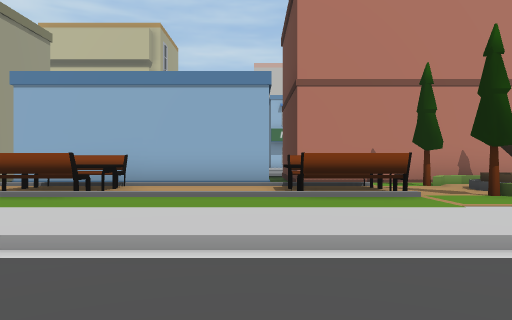
View 1 (above)

24 first-person views from a walk through a scene from a Unity 3-D project. The camera is 1.2 m above the floor, looks level and sees 70° across. The floor is counted in squares, 2 m on a side. Each view is taken from the middle of a square. On the plan, view 1 faces up. The plan holds only what a view shows up to about 10 squares ahead; the rest is blank. The place goes on beyond the plan. Some surface patterns are stand-ins.

View 2
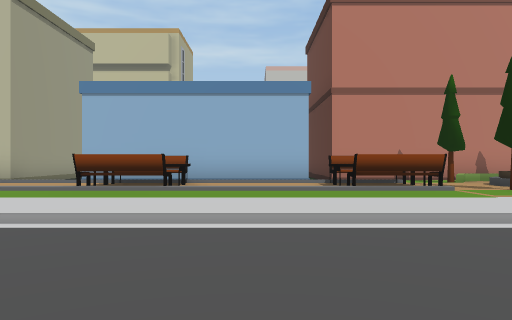

View 3
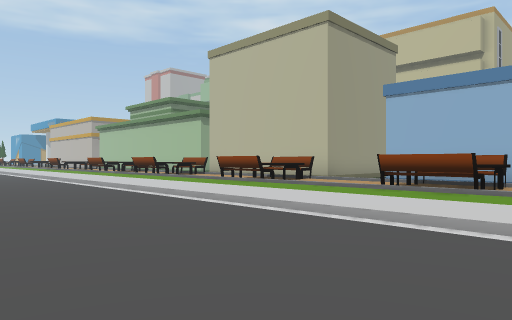

View 4
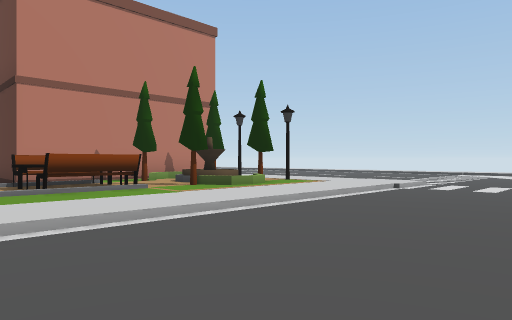

View 5
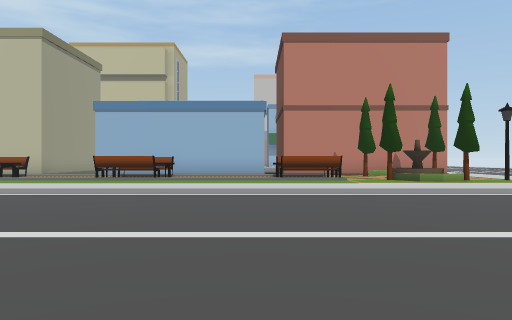

View 6
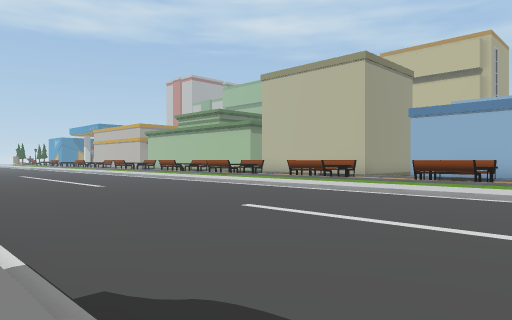

View 7
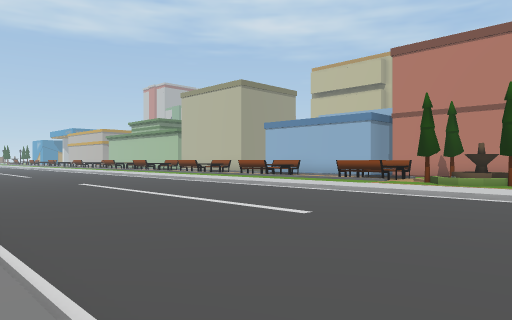

View 8
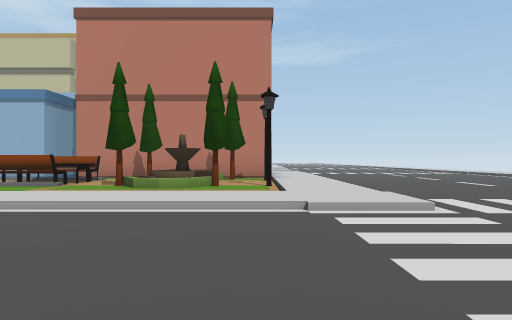

View 9
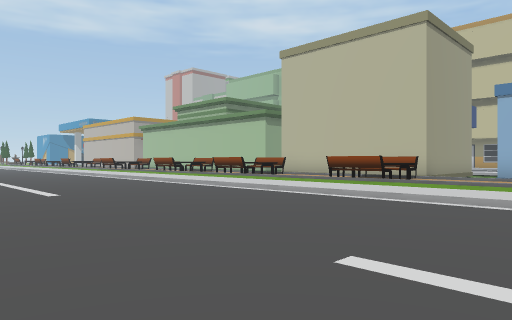

View 10
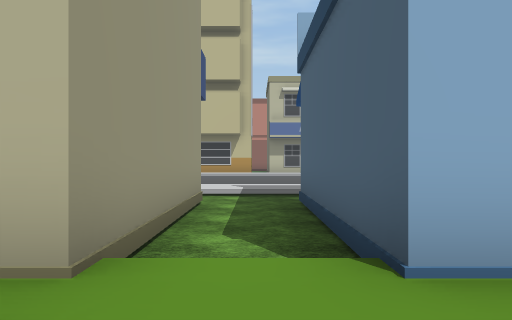

View 11
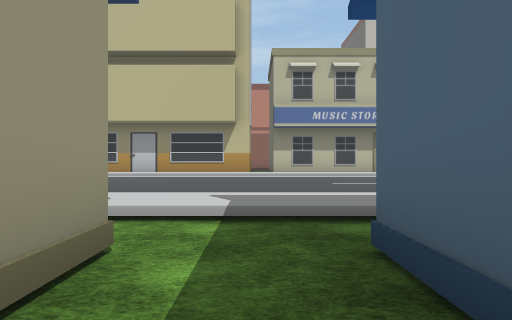

View 12
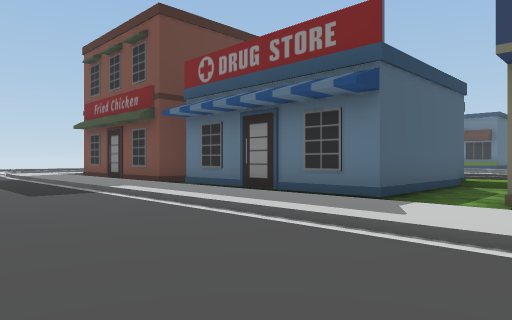

View 13
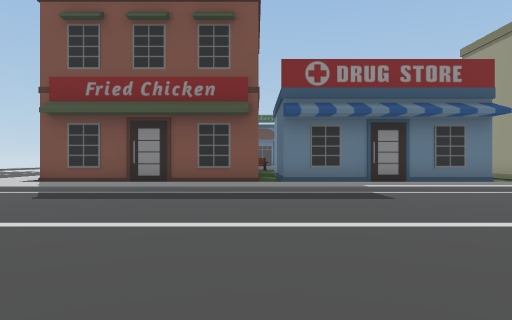

View 14
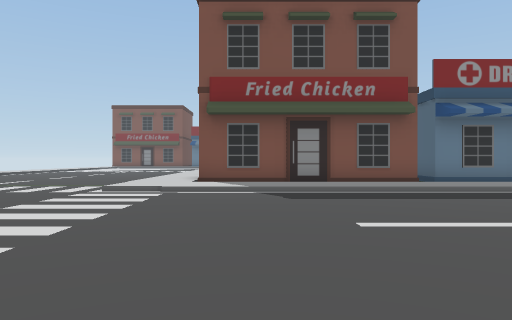

View 15
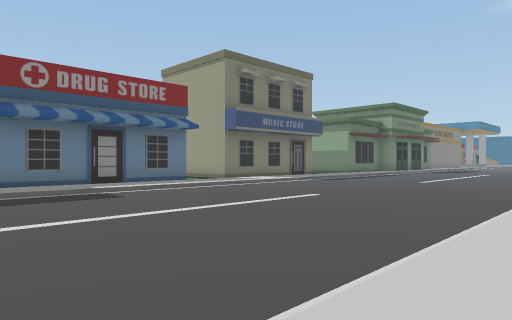

View 16
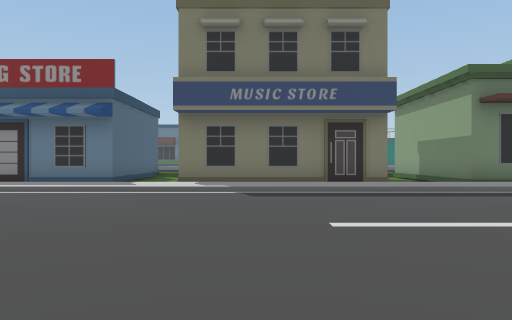

View 17
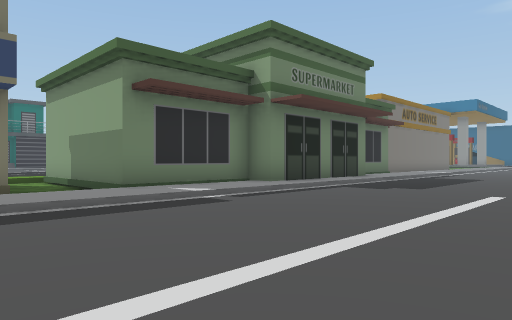

View 18
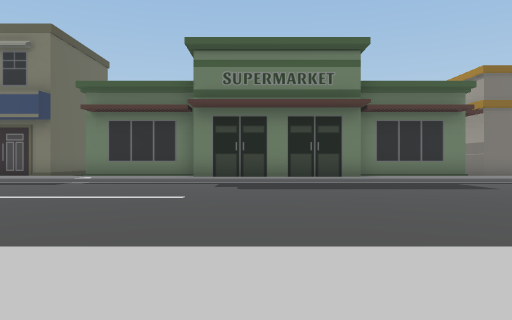

View 19
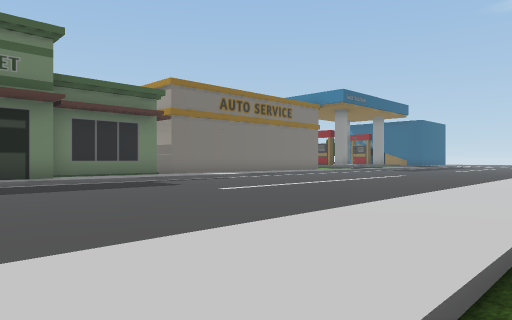

View 20
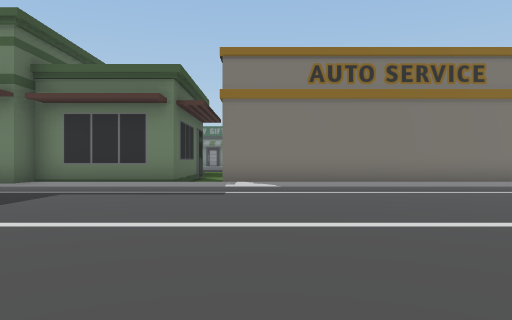

View 21
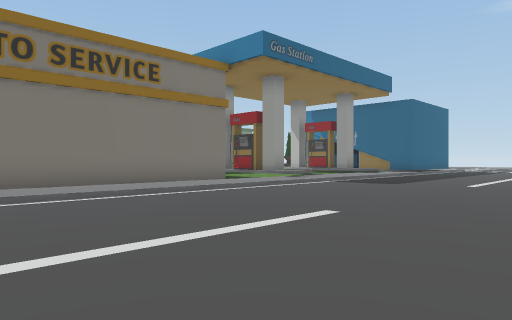

View 22
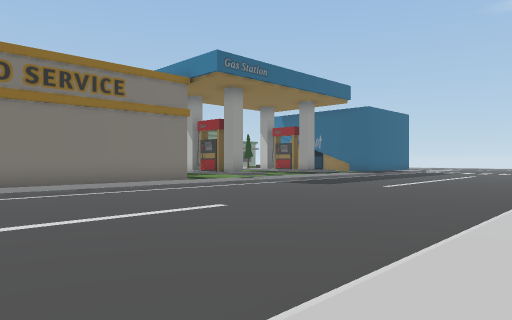

View 23
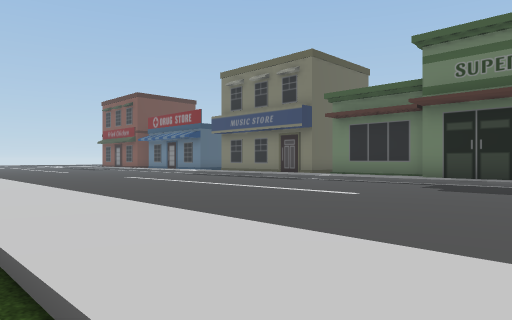

View 24
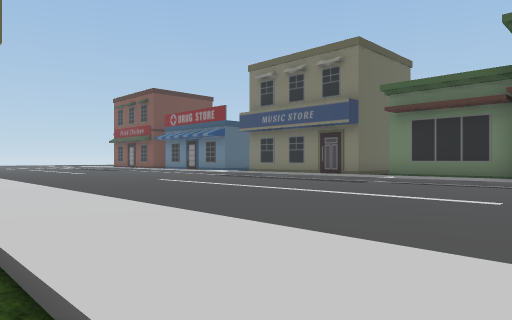

### Floor plan
Key: @ floor where view 1 was taken; # wall or solid block; . main floor; : floor 0.25 m higher than the main floor; / step, stairs or slope; ^ raised ledge; O other object.
Columns run from 38 left of view 1 to 7 right of it. Each row starts with its distance up from view 1.
 24                 ....... O
 23        :::::::::::::::::::::         ::::
 22   ////////////////////////////  ////////   /
 21 ......................................... ...
 20 ..............................................
 19 ..............................................
 18 ..............................................
 17 ..............................................
 16  .............................................
 15   ////////////////////////////////////////////
 14    ::::::::::::::OOOO:::::::::::::::::::::::::
 13              OOOO    OOOO      ...           :
 12     OOOOOOOO O  O    O  O.######.############:
 11                         O.     #.#     #
 10                         O.     #.#     #
  9                         O.     #.#    #######
  8                                #/######//////:
  7                                O//OO///OOO:OO:
  6                                O::OO:::OO ^/::
  5                              /OO//OO///OOO/O/:
  4                             :::::::::::://///:
  3                            :::::::::::::::::::
  2                           ....................
  1                          .....................
  0                         ..............@.......
 -1                         ......................
 -2                            ...................
 -3                            ...................
 -4                               ...............
 -5                                       :      :

Positions as (right, up) in squares from view 1, and headings:
1: (0, 0), facing up
2: (-1, -1), facing up
3: (-1, -1), facing up-left
4: (-1, -1), facing up-right
5: (0, -4), facing up
6: (0, -5), facing up-left
7: (7, -5), facing up-left
8: (6, -2), facing up
9: (-3, -3), facing up-left
10: (-6, 6), facing up
11: (-6, 10), facing up
12: (-8, 18), facing down-right
13: (1, 22), facing down
14: (5, 22), facing down
15: (2, 23), facing down-left
16: (-9, 22), facing down
17: (-11, 20), facing down-left
18: (-19, 24), facing down
19: (-19, 24), facing down-left
20: (-27, 22), facing down
21: (-28, 21), facing down-left
22: (-28, 23), facing down-left
23: (-21, 24), facing down-right
24: (-19, 24), facing down-right
